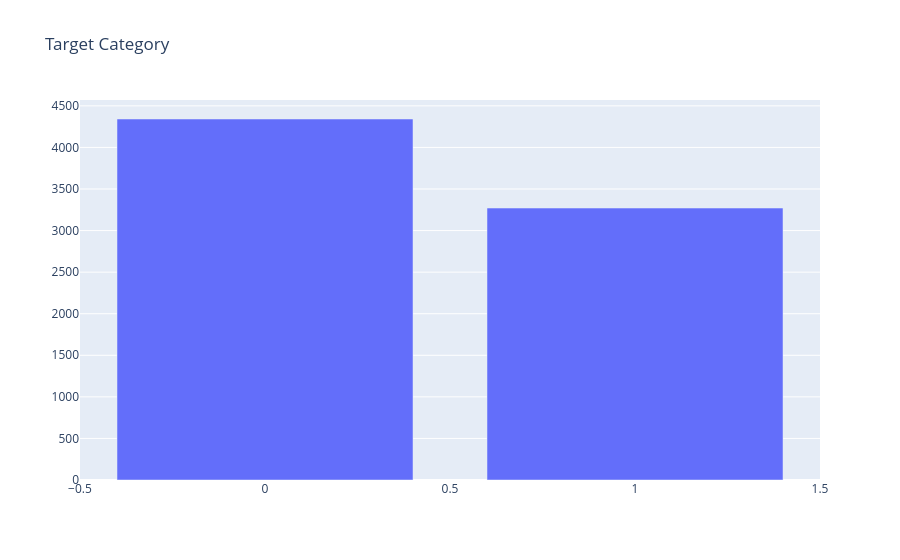

Notebook source saved alongside this figure:
### Markdown cell above
**Categories of target column**

### Code cell
Tar = train['target'].value_counts()

fig = go.Figure([go.Bar(x=Tar.index, y=Tar)])
fig.update_layout(title = "Target Category")
py.iplot(fig, filename='test')

### Figure 1 — Plotly figure (JSON) as saved in the notebook; plotly's stock layout.template omitted (floating-point values rounded to 4 significant figures)
{"data": [{"type": "bar", "x": [0, 1], "y": [4342, 3271]}], "layout": {"title": {"text": "Target Category"}}}
